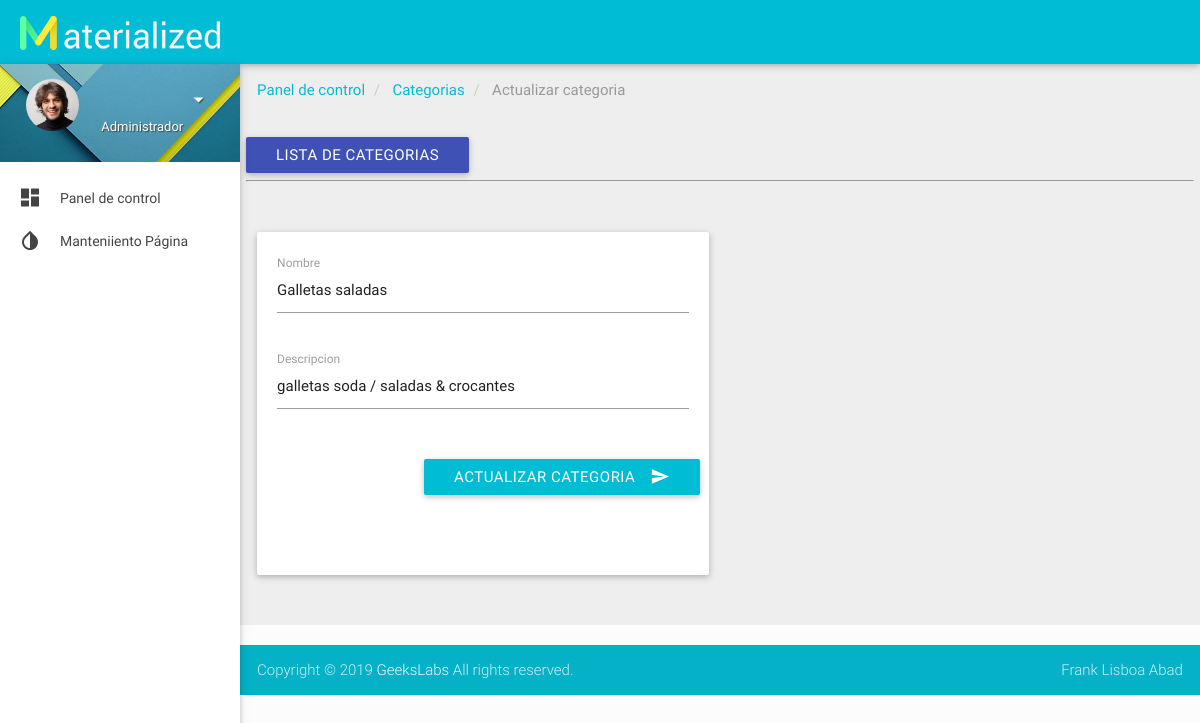
/Administracion/categorias/updatecategoria.php?id=2, run on the app's committed database.
### tables this page shows
CREATE TABLE `category` (
  `id` int(11) NOT NULL AUTO_INCREMENT,
  `nombre` varchar(255) DEFAULT NULL,
  `descripcion` varchar(255) DEFAULT NULL,
  `estado` bit(1) DEFAULT NULL,
  PRIMARY KEY (`id`)
);

### Administracion/categorias/updatecategoria.php (the view, shortened to what this page needs)
<?php
include ('../conexion/conexion.php');
if($_GET){
    $id = $_GET['id'];
    $sql_category = 'SELECT * FROM category where id=?  and estado=1';
    $sentencia_category = $pdo->prepare($sql_category);
    $sentencia_category->execute(array($id));
    $resultado_category = $sentencia_category->fetch();
}
?>
<!DOCTYPE html>
<html lang="es">
<head>
    <link href="../css/materialize.css" type="text/css" rel="stylesheet" media="screen,projection">
    <link href="../css/style.css" type="text/css" rel="stylesheet" media="screen,projection">
  <link href="../css/prism.css" type="text/css" rel="stylesheet" media="screen,projection">
  <link href="../js/plugins/perfect-scrollbar/perfect-scrollbar.css" type="text/css" rel="stylesheet" media="screen,projection">
  <link href="../js/plugins/chartist-js/chartist.min.css" type="text/css" rel="stylesheet" media="screen,projection">
</head>
<body>
    <header id="header" class="page-topbar">
        <div class="navbar-fixed">
            <nav class="cyan">
                <div class="nav-wrapper">
                    <h1 class="logo-wrapper"><a href="/" class="brand-logo darken-1"><img src="../images/materialize-logo.png" alt="materialize logo"></a> <span class="logo-text">Materialize</span></h1>
                </div>
            </nav>
        </div>
    </header>
    <div id="main">
        <div class="wrapper">
            <aside id="left-sidebar-nav">
                <ul id="slide-out" class="side-nav fixed leftside-navigation">
                    <li class="user-details cyan darken-2">
                        <div class="row">
                            <div class="col col s4 m4 l4">
                                <img src="../images/avatar.jpg" alt="" class="circle responsive-img valign profile-image">
                            </div>
                            <div class="col col s8 m8 l8">
                                <a class="btn-flat dropdown-button waves-effect waves-light white-text profile-btn" href="#" data-activates="profile-dropdown"><?php echo $usser; ?><i class="mdi-navigation-arrow-drop-down right"></i></a>
                                <p class="user-roal">Administrador</p>
                            </div>
                        </div>
                    </li>
                    <li class="bold"><a href="administracion.php" class="waves-effect waves-cyan"><i class="mdi-action-dashboard"></i>Panel de control </a>
                    </li>
                    <li class="no-padding">
                    <ul class="collapsible collapsible-accordion">
                        <li class="bold"><a class="collapsible-header waves-effect waves-cyan"><i class="mdi-action-invert-colors"></i> Manteniiento Página</a>
                        </li>
                    </ul>
            </aside>
        </div>
        <div id="breadcrumbs-wrapper" class=" grey lighten-3">
          <div class="container">
            <div class="row">
              <div class="col s12 m12 l12">
                <ol class="breadcrumb">
                    <li><a href="../administracion.php">Panel de control</a></li>
                    <li> <a href="categorias.php">Categorias</a> </li>
                    <li class="active"> Actualizar categoria </li>
                </ol>
              </div>
            </div>
            <div class="row">
                <a href="categorias.php" class="btn waves-effect waves-light indigo">Lista de categorias</a>
                <hr>
            </div>
            <div id="basic-form" class="section">
                        <div class="row">
                            <div class="col s12 m12 l6">
                            <div class="card-panel">
                                <div class="row">
                                    <form class="col s12" method="POST" action="update.php">
                                        <div class="row">
                                        <div class="input-field col s12">
                                            <input id="name" type="text" name="nombre" value="<?=$resultado_category['nombre']; ?>">
                                            <label for="first_name">Nombre</label>
                                        </div>
                                        </div>
                                        <div class="row">
                                        <div class="input-field col s12">
                                            <input id="category" type="text" name="descripcion" value="<?=$resultado_category['descripcion']?>">
                                            <label for="descripcion">Descripcion</label>
                                        </div>
                                        </div>
                                        <div class="row">
                                        <div class="row">
                                            <div class="input-field col s12">
                                            <button class="btn cyan waves-effect waves-light right" type="submit" name="action">Actualizar categoria
                                                <i class="mdi-content-send right"></i>
                                            </button>
                                            </div>
                                        </div>
                                        </div>
                                    </form>
                                </div>
                            </div>
                            </div>
                        </div>
                </div>
          </div>
        </div>
    </div>
    <footer class="page-footer">
        <div class="footer-copyright">
            <div class="container">
                Copyright © 2019 <a class="grey-text text-lighten-4" href="http://themeforest.net/user/geekslabs/portfolio?ref=geekslabs" target="_blank">GeeksLabs</a> All rights reserved.
                <span class="right"> Frank Lisboa Abad<a class="grey-text text-lighten-4" href="#!"> </a></span>
            </div>
        </div>
    </footer>
</body>
</html>

### Administracion/css/style.css (style rules this page uses)
body { background-color: #fcfcfc; }
#main, footer { padding-left: 240px; }
.container { padding: 0 0.5rem; margin: 0 auto; max-width: 100% !important; width: 98%; }
@media only screen and (min-width: 601px) { .container { width: 98%; } }
@media only screen and (min-width: 993px) { .container { width: 98%; } }
h1.logo-wrapper { margin: 0px 0px; }
header .brand-logo { margin: 5px 0px; padding: 0 20px; }
ul.side-nav.fixed { top: 64px; }
.side-nav a { line-height: 42px; height: 42px; }
#left-sidebar-nav { position: fixed; width: 100px; left: 180px; z-index: 999; height: auto; }
#slide-out li a i { line-height: inherit; width: 2rem; font-size: 1.6rem; display: block; float: left; text-align: center; margin-right: 1rem; }
ul.side-nav li { padding: 0; }
ul.side-nav .collapsible-header { margin: 0; }
ul.side-nav.fixed { overflow: hidden; }
ul.side-nav.fixed li { line-height: 44px; }
ul.side-nav.fixed li a { font-size: 14px; font-weight: 400; }
ul.side-nav.fixed ul.collapsible-accordion { background-color: #FFF; }
ul.side-nav.fixed li.user-details { background: url(../images/user-bg.jpg) no-repeat center center; -webkit-background-size: cover; -moz-background-size: cover; -o-background-size: cover; background-size: cover; margin-bottom: 15px; padding: 15px 0px 0px 15px; }
.user-details .row { margin: 0; }
ul.side-nav.fixed .profile-btn { margin: 0; text-transform: capitalize; padding: 0; text-shadow: 1px 1px 1px #444; font-size: 15px; }
.user-roal { color: #fff; margin-top: -16px; font-size: 13px; text-shadow: 1px 1px 1px #444; }
.bold > a { font-weight: bold; }
.breadcrumb { padding: 0px; margin: 15px 0px; list-style: none; }
.breadcrumb > li { display: inline-block; }
.breadcrumb a { color: #00bcd4; }
.breadcrumb .active { font-weight: normal; color: #999; }
.breadcrumb > li + li:before { padding: 0 5px; color: #ccc; content: "/\00a0"; }
.collapsible-header { font-weight: 500; }
footer.page-footer { padding-top: 0px; }

### data on the page
category: nombre "Galletas saladas", descripcion "galletas soda / saladas & crocantes"
